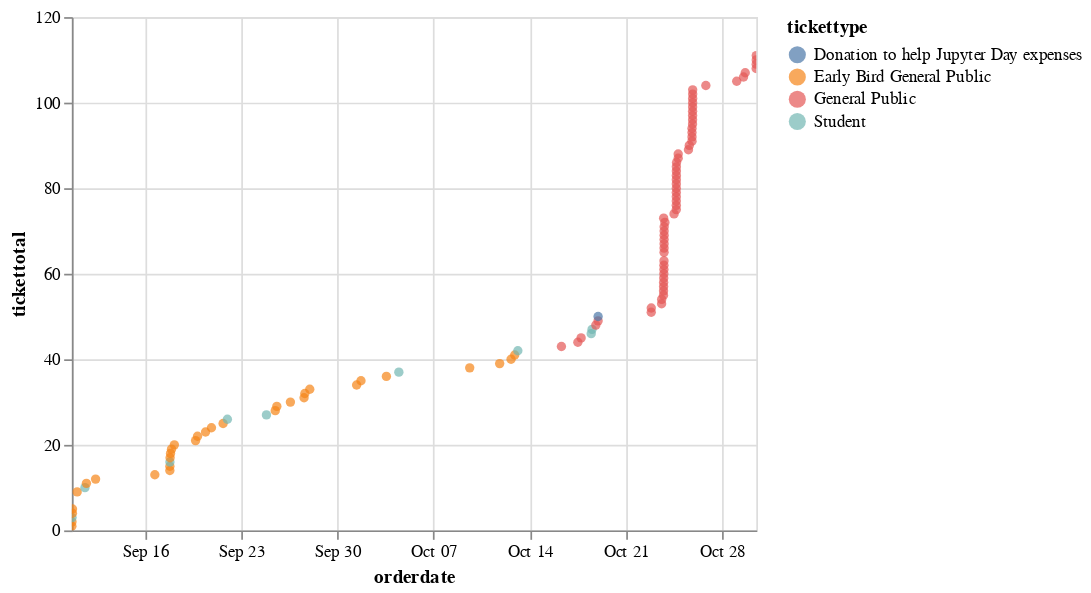

Notebook source saved alongside this figure:
### Markdown cell above
Plot the cumulative sales by date.

### Code cell
ch = alt.Chart(df).mark_circle()
ch = ch.transform_window(
    tickettotal='sum(quantity)'
)
ch = ch.encode(
    alt.X('orderdate:T'),
    alt.Y('tickettotal:Q'),
    alt.Color('tickettype:N'),
)

ch.interactive()

### Figure 1 — Vega-Lite specification as saved in the notebook (floating-point values rounded to 4 significant figures)
{"$schema": "https://vega.github.io/schema/vega-lite/v2.6.0.json", "config": {"view": {"height": 300, "width": 400}}, "data": {"name": "data-bf6248baf0827936079f4a06006743d9"}, "datasets": {"data-bf6248baf0827936079f4a06006743d9": [{"orderdate": "2018-09-10 11:20:44-04:00", "quantity": 1, "tickettype": "Early Bird General Public"}, {"orderdate": "2018-09-10 11:33:29-04:00", "quantity": 1, "tickettype": "Early Bird General Public"}, {"orderdate": "2018-09-10 11:39:46-04:00", "quantity": 1, "tickettype": "Student"}, {"orderdate": "2018-09-10 12:19:48-04:00", "quantity": 1, "tickettype": "Early Bird General Public"}, {"orderdate": "2018-09-10 12:27:49-04:00", "quantity": 1, "tickettype": "Early Bird General Public"}, {"orderdate": "2018-09-10 20:36:41-04:00", "quantity": 4, "tickettype": "Early Bird General Public"}, {"orderdate": "2018-09-11 10:11:56-04:00", "quantity": 1, "tickettype": "Student"}, {"orderdate": "2018-09-11 12:47:30-04:00", "quantity": 1, "tickettype": "Early Bird General Public"}, {"orderdate": "2018-09-12 04:49:46-04:00", "quantity": 1, "tickettype": "Early Bird General Public"}, {"orderdate": "2018-09-16 12:25:03-04:00", "quantity": 1, "tickettype": "Early Bird General Public"}, {"orderdate": "2018-09-17 14:41:21-04:00", "quantity": 1, "tickettype": "Early Bird General Public"}, {"orderdate": "2018-09-17 14:43:15-04:00", "quantity": 1, "tickettype": "Early Bird General Public"}, {"orderdate": "2018-09-17 14:47:10-04:00", "quantity": 1, "tickettype": "Student"}, {"orderdate": "2018-09-17 15:04:19-04:00", "quantity": 1, "tickettype": "Early Bird General Public"}, {"orderdate": "2018-09-17 15:54:13-04:00", "quantity": 1, "tickettype": "Early Bird General Public"}, {"orderdate": "2018-09-17 17:34:36-04:00", "quantity": 1, "tickettype": "Early Bird General Public"}, {"orderdate": "2018-09-17 22:31:33-04:00", "quantity": 1, "tickettype": "Early Bird General Public"}, {"orderdate": "2018-09-19 11:40:16-04:00", "quantity": 1, "tickettype": "Early Bird General Public"}, {"orderdate": "2018-09-19 15:03:40-04:00", "quantity": 1, "tickettype": "Early Bird General Public"}, {"orderdate": "2018-09-20 05:04:14-04:00", "quantity": 1, "tickettype": "Early Bird General Public"}, {"orderdate": "2018-09-20 15:24:16-04:00", "quantity": 1, "tickettype": "Early Bird General Public"}, {"orderdate": "2018-09-21 11:45:47-04:00", "quantity": 1, "tickettype": "Early Bird General Public"}, {"orderdate": "2018-09-21 19:18:17-04:00", "quantity": 1, "tickettype": "Student"}, {"orderdate": "2018-09-24 15:34:01-04:00", "quantity": 1, "tickettype": "Student"}, {"orderdate": "2018-09-25 06:59:17-04:00", "quantity": 1, "tickettype": "Early Bird General Public"}, {"orderdate": "2018-09-25 09:44:52-04:00", "quantity": 1, "tickettype": "Early Bird General Public"}, {"orderdate": "2018-09-26 09:27:06-04:00", "quantity": 1, "tickettype": "Early Bird General Public"}, {"orderdate": "2018-09-27 09:20:30-04:00", "quantity": 1, "tickettype": "Early Bird General Public"}, {"orderdate": "2018-09-27 10:40:51-04:00", "quantity": 1, "tickettype": "Early Bird General Public"}, {"orderdate": "2018-09-27 19:18:47-04:00", "quantity": 1, "tickettype": "Early Bird General Public"}, {"orderdate": "2018-10-01 05:16:10-04:00", "quantity": 1, "tickettype": "Early Bird General Public"}, {"orderdate": "2018-10-01 12:53:04-04:00", "quantity": 1, "tickettype": "Early Bird General Public"}, {"orderdate": "2018-10-03 09:17:00-04:00", "quantity": 1, "tickettype": "Early Bird General Public"}, {"orderdate": "2018-10-04 07:04:56-04:00", "quantity": 1, "tickettype": "Student"}, {"orderdate": "2018-10-09 10:57:41-04:00", "quantity": 1, "tickettype": "Early Bird General Public"}, {"orderdate": "2018-10-11 15:21:39-04:00", "quantity": 1, "tickettype": "Early Bird General Public"}, {"orderdate": "2018-10-12 11:16:13-04:00", "quantity": 1, "tickettype": "Early Bird General Public"}, {"orderdate": "2018-10-12 17:39:25-04:00", "quantity": 1, "tickettype": "Early Bird General Public"}, {"orderdate": "2018-10-12 23:06:24-04:00", "quantity": 1, "tickettype": "Student"}, {"orderdate": "2018-10-16 03:19:54-04:00", "quantity": 1, "tickettype": "General Public"}, {"orderdate": "2018-10-17 08:03:45-04:00", "quantity": 1, "tickettype": "General Public"}, {"orderdate": "2018-10-17 13:45:45-04:00", "quantity": 1, "tickettype": "General Public"}, {"orderdate": "2018-10-18 07:24:53-04:00", "quantity": 1, "tickettype": "Student"}, {"orderdate": "2018-10-18 08:53:38-04:00", "quantity": 1, "tickettype": "Student"}, {"orderdate": "2018-10-18 15:29:54-04:00", "quantity": 1, "tickettype": "General Public"}, {"orderdate": "2018-10-18 19:27:00-04:00", "quantity": 1, "tickettype": "General Public"}, {"orderdate": "2018-10-18 19:27:00-04:00", "quantity": 1, "tickettype": "Donation to help Jupyter Day expenses"}, {"orderdate": "2018-10-22 16:21:47-04:00", "quantity": 1, "tickettype": "General Public"}, {"orderdate": "2018-10-22 16:24:59-04:00", "quantity": 1, "tickettype": "General Public"}, {"orderdate": "2018-10-23 10:31:09-04:00", "quantity": 1, "tickettype": "General Public"}, {"orderdate": "2018-10-23 10:34:06-04:00", "quantity": 1, "tickettype": "General Public"}, {"orderdate": "2018-10-23 13:49:18-04:00", "quantity": 1, "tickettype": "General Public"}, {"orderdate": "2018-10-23 13:52:42-04:00", "quantity": 1, "tickettype": "General Public"}, {"orderdate": "2018-10-23 13:57:19-04:00", "quantity": 1, "tickettype": "General Public"}, {"orderdate": "2018-10-23 14:01:59-04:00", "quantity": 1, "tickettype": "General Public"}, {"orderdate": "2018-10-23 14:11:23-04:00", "quantity": 1, "tickettype": "General Public"}, {"orderdate": "2018-10-23 14:25:28-04:00", "quantity": 1, "tickettype": "General Public"}, {"orderdate": "2018-10-23 14:30:43-04:00", "quantity": 1, "tickettype": "General Public"}, {"orderdate": "2018-10-23 14:32:08-04:00", "quantity": 1, "tickettype": "General Public"}, {"orderdate": "2018-10-23 14:38:15-04:00", "quantity": 1, "tickettype": "General Public"}, {"orderdate": "2018-10-23 14:46:30-04:00", "quantity": 2, "tickettype": "General Public"}, {"orderdate": "2018-10-23 14:48:56-04:00", "quantity": 1, "tickettype": "General Public"}, {"orderdate": "2018-10-23 14:50:20-04:00", "quantity": 1, "tickettype": "General Public"}, {"orderdate": "2018-10-23 14:53:08-04:00", "quantity": 1, "tickettype": "General Public"}, {"orderdate": "2018-10-23 14:54:46-04:00", "quantity": 1, "tickettype": "General Public"}, {"orderdate": "2018-10-23 14:55:46-04:00", "quantity": 1, "tickettype": "General Public"}, {"orderdate": "2018-10-23 14:57:01-04:00", "quantity": 1, "tickettype": "General Public"}, {"orderdate": "2018-10-23 16:15:11-04:00", "quantity": 1, "tickettype": "General Public"}, {"orderdate": "2018-10-23 14:03:50-04:00", "quantity": 1, "tickettype": "General Public"}, {"orderdate": "2018-10-24 08:14:30-04:00", "quantity": 1, "tickettype": "General Public"}, {"orderdate": "2018-10-24 12:08:33-04:00", "quantity": 1, "tickettype": "General Public"}, {"orderdate": "2018-10-24 12:09:20-04:00", "quantity": 1, "tickettype": "General Public"}, {"orderdate": "2018-10-24 12:10:01-04:00", "quantity": 1, "tickettype": "General Public"}, {"orderdate": "2018-10-24 12:10:47-04:00", "quantity": 1, "tickettype": "General Public"}, {"orderdate": "2018-10-24 12:11:48-04:00", "quantity": 1, "tickettype": "General Public"}, {"orderdate": "2018-10-24 12:12:32-04:00", "quantity": 1, "tickettype": "General Public"}, {"orderdate": "2018-10-24 12:14:01-04:00", "quantity": 1, "tickettype": "General Public"}, {"orderdate": "2018-10-24 12:14:46-04:00", "quantity": 1, "tickettype": "General Public"}, {"orderdate": "2018-10-24 12:16:09-04:00", "quantity": 1, "tickettype": "General Public"}, {"orderdate": "2018-10-24 12:17:06-04:00", "quantity": 1, "tickettype": "General Public"}, {"orderdate": "2018-10-24 12:17:47-04:00", "quantity": 1, "tickettype": "General Public"}, {"orderdate": "2018-10-24 12:37:20-04:00", "quantity": 1, "tickettype": "General Public"}, {"orderdate": "2018-10-24 15:29:01-04:00", "quantity": 1, "tickettype": "General Public"}, {"orderdate": "2018-10-24 15:29:47-04:00", "quantity": 1, "tickettype": "General Public"}, {"orderdate": "2018-10-25 09:27:17-04:00", "quantity": 1, "tickettype": "General Public"}, {"orderdate": "2018-10-25 10:54:24-04:00", "quantity": 1, "tickettype": "General Public"}, {"orderdate": "2018-10-25 15:37:35-04:00", "quantity": 1, "tickettype": "General Public"}, {"orderdate": "2018-10-25 15:38:15-04:00", "quantity": 1, "tickettype": "General Public"}, {"orderdate": "2018-10-25 15:38:58-04:00", "quantity": 1, "tickettype": "General Public"}, {"orderdate": "2018-10-25 15:39:45-04:00", "quantity": 1, "tickettype": "General Public"}, {"orderdate": "2018-10-25 16:35:07-04:00", "quantity": 1, "tickettype": "General Public"}, {"orderdate": "2018-10-25 16:38:59-04:00", "quantity": 1, "tickettype": "General Public"}, {"orderdate": "2018-10-25 16:39:46-04:00", "quantity": 1, "tickettype": "General Public"}, {"orderdate": "2018-10-25 16:41:03-04:00", "quantity": 1, "tickettype": "General Public"}, {"orderdate": "2018-10-25 16:42:20-04:00", "quantity": 1, "tickettype": "General Public"}, {"orderdate": "2018-10-25 16:48:30-04:00", "quantity": 1, "tickettype": "General Public"}, {"orderdate": "2018-10-25 16:48:58-04:00", "quantity": 1, "tickettype": "General Public"}, {"orderdate": "2018-10-25 16:49:28-04:00", "quantity": 1, "tickettype": "General Public"}, {"orderdate": "2018-10-25 16:50:06-04:00", "quantity": 1, "tickettype": "General Public"}, {"orderdate": "2018-10-26 15:51:22-04:00", "quantity": 1, "tickettype": "General Public"}, {"orderdate": "2018-10-28 21:48:22-04:00", "quantity": 1, "tickettype": "General Public"}, {"orderdate": "2018-10-29 09:43:48-04:00", "quantity": 1, "tickettype": "General Public"}, {"orderdate": "2018-10-29 12:41:12-04:00", "quantity": 1, "tickettype": "General Public"}, {"orderdate": "2018-10-30 07:51:22-04:00", "quantity": 1, "tickettype": "General Public"}, {"orderdate": "2018-10-30 07:52:44-04:00", "quantity": 1, "tickettype": "General Public"}, {"orderdate": "2018-10-30 07:58:36-04:00", "quantity": 1, "tickettype": "General Public"}, {"orderdate": "2018-10-30 07:59:36-04:00", "quantity": 1, "tickettype": "General Public"}]}, "encoding": {"color": {"field": "tickettype", "type": "nominal"}, "x": {"field": "orderdate", "type": "temporal"}, "y": {"field": "tickettotal", "type": "quantitative"}}, "mark": "circle", "selection": {"selector001": {"bind": "scales", "encodings": ["x", "y"], "mark": {"fill": "#333", "fillOpacity": 0.125, "stroke": "white"}, "on": "[mousedown, window:mouseup] > window:mousemove!", "resolve": "global", "translate": "[mousedown, window:mouseup] > window:mousemove!", "type": "interval", "zoom": "wheel!"}}, "transform": [{"window": [{"as": "tickettotal", "field": "quantity", "op": "sum"}]}]}
